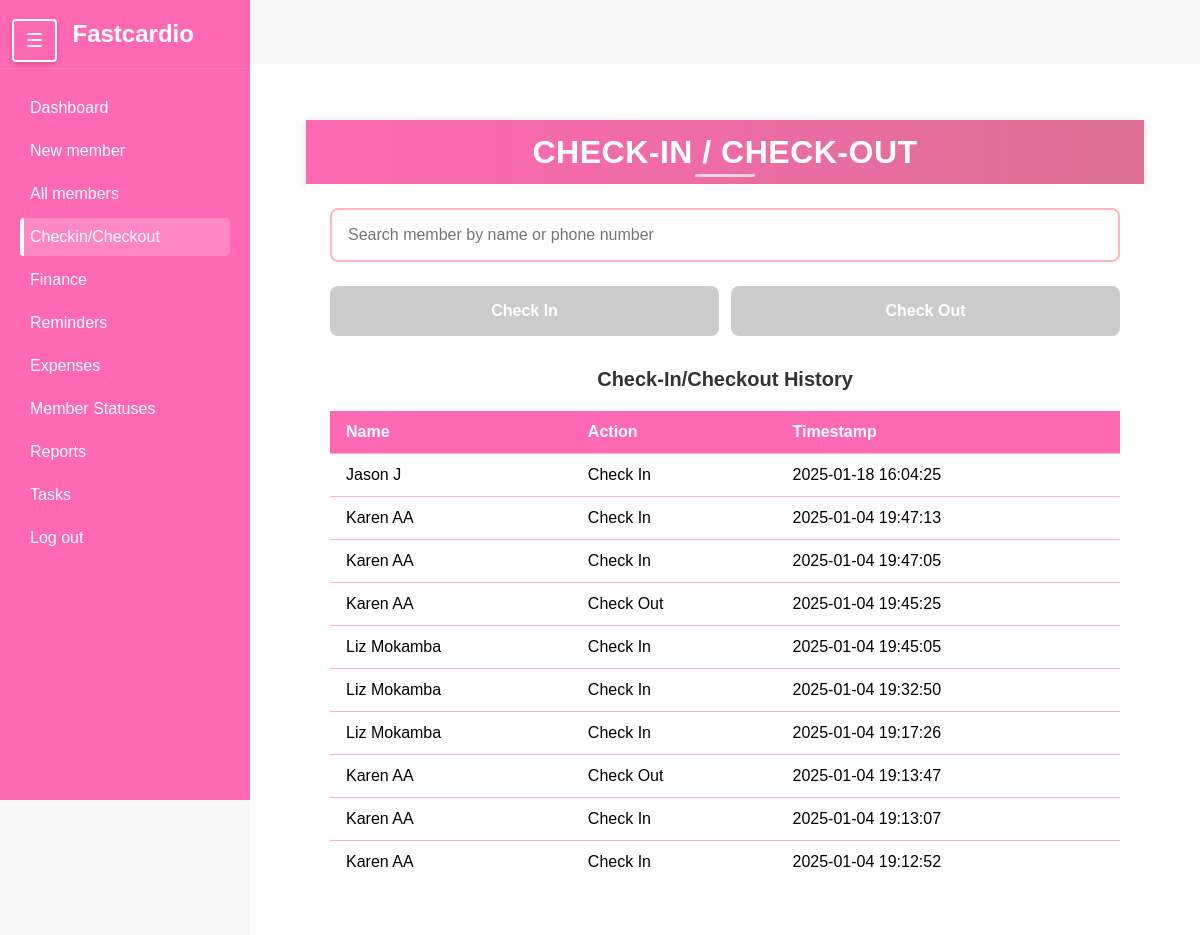
Before: /checkin/ with the older database file.
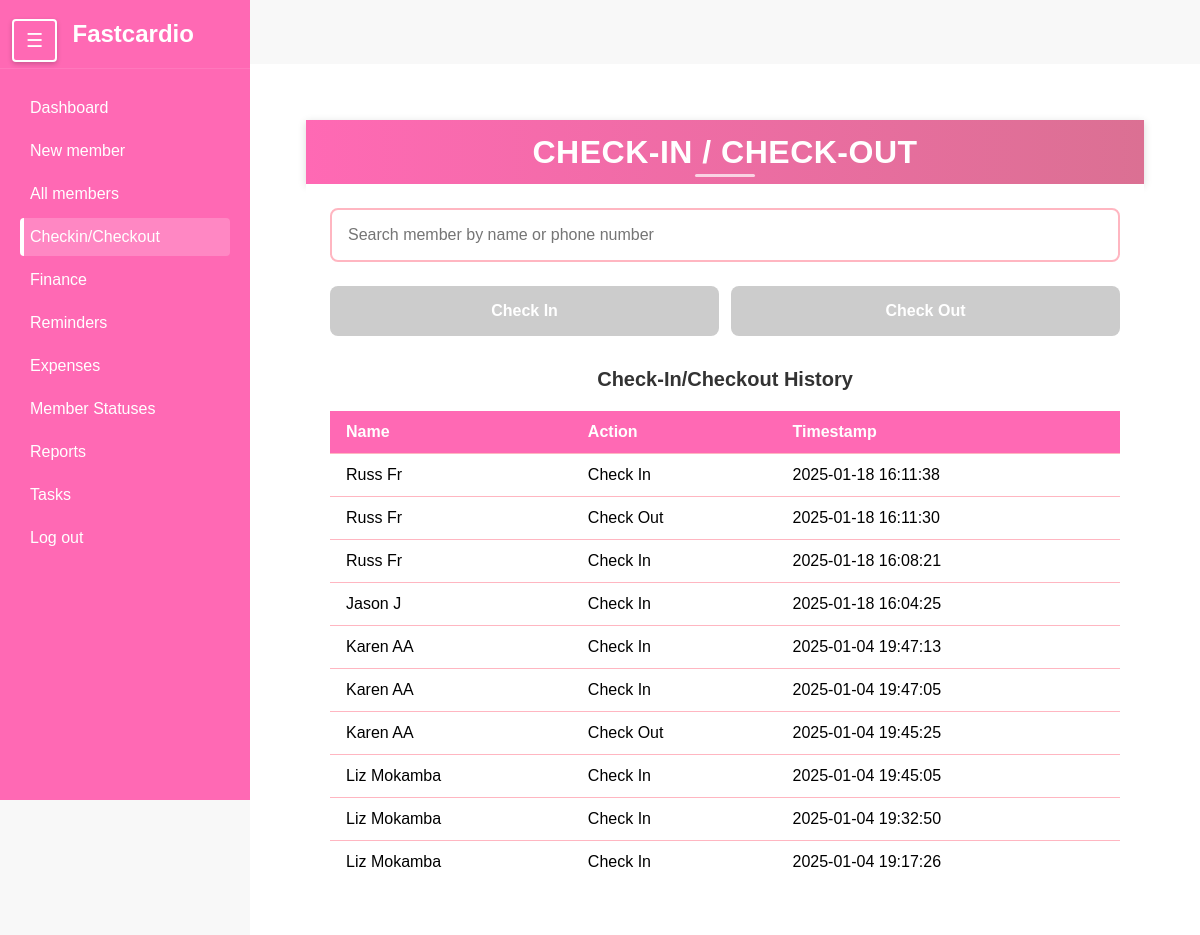
After: the same page with the newer database file.
### members/models.py (models this page shows, shortened)
class CheckInOutRecord(models.Model):
    ACTIONS = [
        ('check_in', 'Check In'),
        ('check_out', 'Check Out')
    ]
    member = models.ForeignKey(Member, on_delete=models.CASCADE, related_name='CheckinOut')
    action = models.CharField(max_length=10, choices=ACTIONS)
    timestamp = models.DateTimeField(default=timezone.now)
    class Meta:
        ordering = ['-timestamp']

class Member(models.Model):
    first_name = models.CharField(max_length=50)
    last_name = models.CharField(max_length=50)
    phone_number = models.CharField(max_length=15)
    date_joined = models.DateTimeField(auto_now_add=True)
    membership_expiry = models.DateField(null=True, blank=True, help_text="Date when the membership expires")
    is_active = models.BooleanField(default=False)
    is_frozen = models.BooleanField(default=False)
    additional_info = models.TextField(blank=True,null=True)
    gender = models.CharField(max_length= 6)
    balance = models.DecimalField(
        max_digits=10,
        decimal_places=2,
        default=0,
        help_text="Positive balance indicates credit, negative indicates debt"
    )
    balance_due_date = models.DateField(null = True, blank=True)
    def __str__(self):
        return f"{self.first_name} {self.last_name}"

### members/views.py (the view)
# urls.py: path('checkin/', views.checkin_page, name='Checkin'),
def checkin_page(request):
    recent_records = CheckInOutRecord.objects.select_related('member').order_by('-timestamp')[:10]
    return render(request, 'checkin.html', {'recent_records': recent_records})

### members/templates/Checkin.html (shortened to what this page needs)
{% extends 'sidebar.html' %}
{% load static %}
{% block extra_styles %}
<link rel="stylesheet" href="{% static 'checkin.css' %}">
{% endblock %}
{% block content %}
    <div class="topbar">
        <h1>Check-In / Check-Out</h1>
    </div>
    <div class="container">
        <div class="search-container">
            <input
                type="text"
                class="member-search"
                placeholder="Search member by name or phone number"
                id="memberSearch"
                autocomplete="off"
            >
        </div>
        <div class="btn-group">
            <button class="check-in-btn" disabled>Check In</button>
            <button class="check-out-btn" disabled>Check Out</button>
        </div>
        <div class="history-section">
            <h3>Check-In/Checkout History</h3>
            <table class="history-table" id="historyTable">
                <thead>
                    <tr>
                        <th>Name</th>
                        <th>Action</th>
                        <th>Timestamp</th>
                    </tr>
                </thead>
                <tbody id="historyTableBody">
                    {% for record in recent_records %}
                    <tr>
                        <td>{{ record.member }}</td>
                        <td>{{ record.get_action_display }}</td>
                        <td>{{ record.timestamp|date:"Y-m-d H:i:s" }}</td>
                    </tr>
                    {% endfor %}
                </tbody>
            </table>
        </div>
    </div>
{% endblock %}

Changed rows visible on the page:
no longer on this page (row unchanged): CheckInOutRecord: member "Karen AA", action "Check Out", timestamp "2025-01-04 19:13:47"
no longer on this page (row unchanged): CheckInOutRecord: member "Karen AA", action "Check In", timestamp "2025-01-04 19:13:07"
no longer on this page (row unchanged): CheckInOutRecord: member "Karen AA", action "Check In", timestamp "2025-01-04 19:12:52"
added CheckInOutRecord: member "Russ Fr", action "Check In", timestamp "2025-01-18 16:11:38"
added CheckInOutRecord: member "Russ Fr", action "Check Out", timestamp "2025-01-18 16:11:30"
added CheckInOutRecord: member "Russ Fr", action "Check In", timestamp "2025-01-18 16:08:21"
